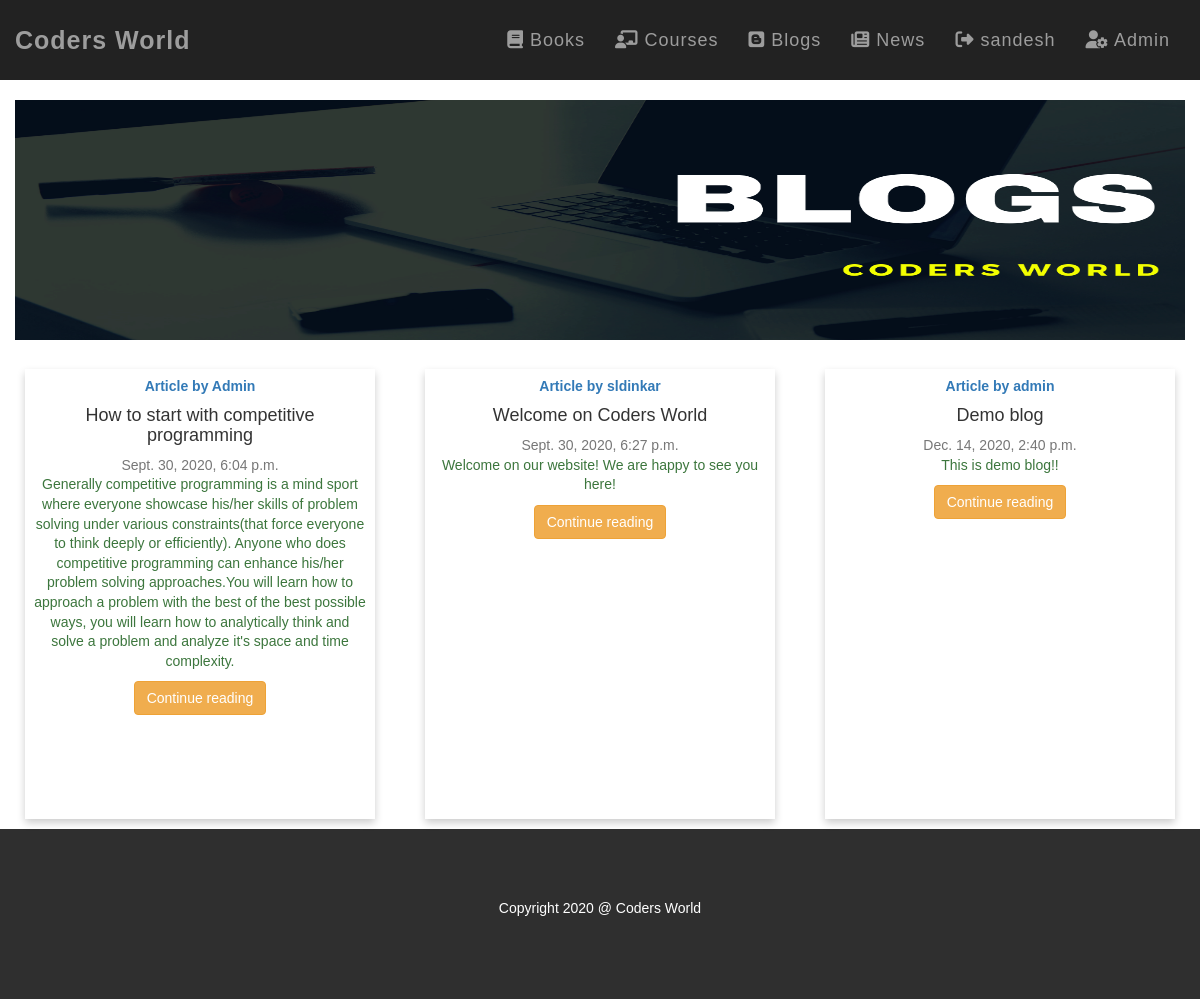
/blogs/ (signed in), run on the app's committed database.
### blogs/models.py (models this page shows, shortened)
class Post(models.Model):
    sno = models.AutoField(primary_key=True)
    title = models.CharField(max_length=255,default="")
    content = models.TextField()
    author = models.CharField(max_length=15)
    slug = models.CharField(max_length=150)
    timestamp = models.DateTimeField(blank=True)

### blogs/views.py (the view)
# urls.py: path('', views.showBlogs, name='blogs'),
def showBlogs(request):
    allPosts = Post.objects.all()
    return render(request, "blogs/blogs.html", {"name": request.session["name"], "allPosts" : allPosts})

### blogs/templates/blogs/blogs.html (shortened to what this page needs)
{% extends 'template.html' %}
{% load static %}
{% block content %}
    <div class="container-fluid text-center">
        <br>
        <img src="{% static 'blogs.png' %}"
             class="img-responsive bg-2"
             style="width:100vw;height:20vw" alt="Poster">
    </div>
    <br>
    <div class="container">
        <div class="text-center">
            <div class="row">
                {% for post in allPosts %}
                    <div class="col-sm-4 text-center category">
                        <div class="card news-card">
                            <a href="{{ category.url }}" style="text-decoration: none">
                                <strong class="d-inline-block mb-2 text-primary">Article by {{post.author}}</strong>
                                <h4 class="news-card-title card-title text-center">
                                    {{post.title}}</h4>
                                <div class="mb-1 text-muted">{{post.timestamp}}</div>
                                <p class="card-text mb-auto font-weight-normal text-success" >{{post.content|truncatechars:700}}</p>
                            </a>
                            <div class="mt-5">
                                <a href="/blogs/{{post.slug}}" class="btn btn-warning py-4" role="button">Continue reading</a>
                            </div>
                        </div>
                    </div>
                {% endfor %}
            </div>
        </div>
    </div>
{% endblock content %}

### codersworld/static/template.css (style rules this page uses)
html, body { margin: 0; width: 100%; overflow-x: hidden; }
.container { width: 100vw; }
.card { height: 450px; padding: 2%; margin: 10px; box-shadow: 0 4px 8px 0 rgba(0, 0, 0, 0.2); }
.card-title { color: rgba(0, 0, 0, 0.8); }
body { font: 14px Montserrat, sans-serif; line-height: 1.4; color: #333; }
.bg-2 { height: 30vw; width: 100vw; }

### data on the page
Post: author "Admin", title "How to start with competitive programming", timestamp "Sept. 30, 2020, 6:04 p.m.", content "Generally competitive programming is a mind sport where everyone showcase his/her skills of problem solving under various constraints(that force everyone to think deeply or efficiently). Anyone who does competitive programming can enhance his/her problem solving approaches.You will learn how to approach a problem with the best of the best possible ways, you will learn how to analytically think and solve a problem and analyze it's space and time complexity."
Post: author "sldinkar", title "Welcome on Coders World", timestamp "Sept. 30, 2020, 6:27 p.m.", content "Welcome on our website! We are happy to see you here!"
Post: author "admin", title "Demo blog", timestamp "Dec. 14, 2020, 2:40 p.m.", content "This is demo blog!!"

### other printed values
{{ name }} "sandesh"
